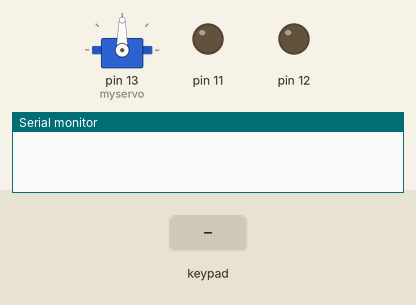
Recording of a sketch running on a simulated Arduino Uno, built with avr-gcc and run on an emulated ATmega328P. Parts: servo, output pins drawn as LEDs (lit = HIGH), the last lines printed to the serial monitor. The test bench sets the inputs (shaded band).

Above: at 1.4 s.
1.5 s: key '*' pressed
At 2.3 s:
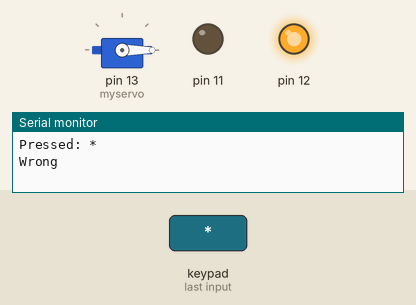
At 3.6 s:
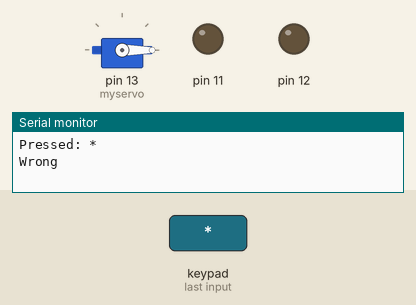
4.0 s: keypad keys 2 4 6 8 * pressed 0.4 s apart
At 7.9 s:
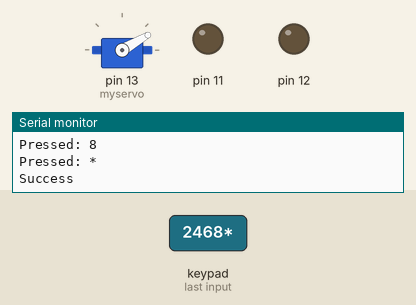
Timing chart, 0 to 9.4 s (numbered marks = the images above; inputs shaded):
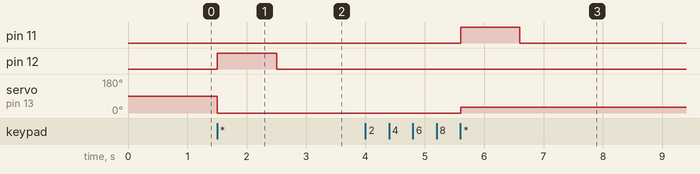

The sketch:

sketch_jun24a.ino
```cpp
#include <Password.h>
#include <Keypad.h>
#include <Servo.h>

Servo myservo;
Password password = Password("2468");

const byte ROWS = 4;
const byte COLS = 4;

char keys[ROWS][COLS] = {
  {'1', '2', '3', 'A'},
  {'4', '5', '6', 'B'},
  {'7', '8', '9', 'C'},
  {'*', '0', '#', 'D'}
};
byte rowPins[ROWS] = {9,8,7,6};

byte colPins[COLS] = {5,4,3,2};

Keypad keypad = Keypad(makeKeymap(keys), rowPins, colPins, ROWS, COLS);
void setup() {
  Serial.begin(9600);
  delay(200);
  pinMode(11, OUTPUT);
  pinMode(12, OUTPUT);
  myservo.attach(13);
  keypad.addEventListener(keypadEvent);

}

void loop() {
  keypad.getKey();
//  myservo.write(0);
}

void keypadEvent(KeypadEvent eKey) {
  switch (keypad.getState()) {
    case PRESSED:
    Serial.print("Pressed: ");
    Serial.println(eKey);
    switch (eKey) {
      case '*': checkPassword(); break;
      case '#': password.reset(); break;
      default: password.append(eKey);
    }
  }
}

void checkPassword() {
  if (password.evaluate() ){
    Serial.println("Success");
    myservo.write(850);
    digitalWrite(11, HIGH);
    delay(1000);
    digitalWrite(11, LOW);
  } else {
    Serial.println("Wrong");
    myservo.write(0);
    digitalWrite(12, HIGH);
    delay(1000);
    digitalWrite(12, LOW);
  }
}
```

Measured:
- after the input at 1.5 s, pin 12: LOW → HIGH at once, → LOW 1.0 s later; servo on pin 13 (myservo): 90° → 0° at once
- after the input at 4.0 s, pin 11: LOW → HIGH after 1.6 s, → LOW 1.0 s later; servo on pin 13 (myservo): 0° → 30° after 1.6 s
